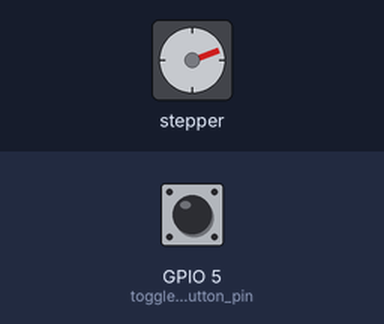
A sketch run on a simulated ESP8266 (NodeMCU). Shown: stepper motor. Inputs (shaded band) come from the test bench; at power-on: GPIO 5 (toggle_button_pin) LOW. WiFi joins after 1.5 s; servers stay silent unless stated; stepper angles assume 200 steps per turn; what the sketch prints to the serial monitor is not drawn.

Above: at 6.2 s.
6.3 s: GPIO 5 (toggle_button_pin) pulled HIGH for 3.2 s
At 6.46 s:
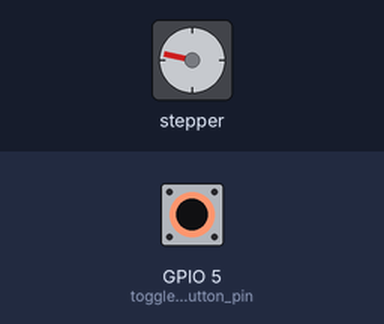
11.8 s: GPIO 5 (toggle_button_pin) driven HIGH
At 11.96 s:
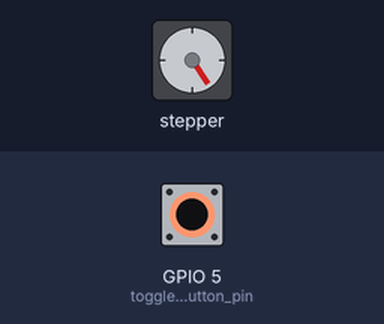
32.8 s: GPIO 5 (toggle_button_pin) driven LOW
At 37.0 s:
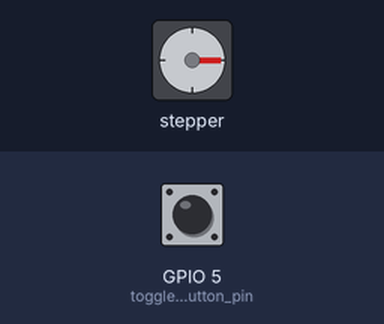
Timing chart, 0 to 38.5 s (numbered marks = the images above; inputs shaded):
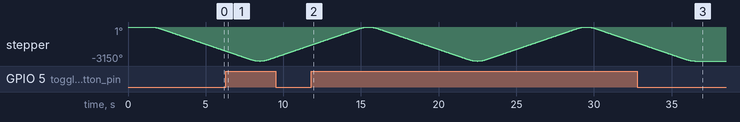

Measured:
- after the input at 32.8 s, stepper: goes on until 36.5 s, then stays -3150°

The sketch:

rollo.ino
```cpp
#include <ESP8266WiFi.h>
#include <ESP8266mDNS.h>
#include <WiFiUdp.h>
#include <ArduinoOTA.h>
#include <ESP8266WebServer.h>
#include <AccelStepper.h>

const char* wlan_ssid = "hsmr";
const char* wlan_psk = "xxx";
const char* host_name = "rollo";
const char* ota_password = "xxx";

const char* password = "xxx";
const int travelling_distance = 1750 * -1;

const int stepper_pin_enable = 13;  // D7
const int stepper_pin_step = 12;  // D6
const int stepper_pin_dir = 14;  // D5

const int toggle_button_pin = 5;  // D1

ESP8266WebServer server(80);

AccelStepper stepper(AccelStepper::DRIVER, stepper_pin_step, stepper_pin_dir);

/* JSON-Response:
 *  { "auth": AUTH, "pos": POS, "position": POSITION, \"oldpos\": OLDPOS, "state": STATE }
 *  AUTH (String): Authentification succeed {okay, failed}
 *  POS (Int): Position [0, travelling_distance]
 *  POSITION (String): State of the curtain {up, down}
 *  OLDPOS (Int): Old position [travelling_distance, 0]
 *  STATE (String): Was the curtain moved {changed, unchanged}
 */
typedef enum { CURTAIN_UP, CURTAIN_DOWN, CURTAIN_STATUS } CurtainStatus;

String curtainChange(CurtainStatus target) {
  long currPos = stepper.currentPosition();
  long trgtPos;
  String pos;
  String state;

  switch(target) {
    case CURTAIN_UP:
      trgtPos = 0;
      pos = "up";
      break;

    case CURTAIN_DOWN:
      trgtPos = travelling_distance;
      pos = "down";
      break;

    case CURTAIN_STATUS:
    default:
      trgtPos = currPos;
      pos = String((currPos == 0) ? "up" : "down");
  }
  state = String((currPos == trgtPos) ? "unchanged" : "changed");

  if(target != CURTAIN_STATUS && currPos != trgtPos)
    stepper.moveTo(trgtPos);

  return "{ \"auth\": \"okay\", \"pos\": " + String(trgtPos) + ", \"position\": \"" +
    pos + "\", \"oldpos\": " + String(currPos) + ", \"state\": \"" + state + "\" }";
}

String curtainUp() { return curtainChange(CURTAIN_UP); }
String curtainDown() { return curtainChange(CURTAIN_DOWN); }
String curtainToggle() {
  return curtainChange((stepper.currentPosition() == 0) ? CURTAIN_DOWN : CURTAIN_UP);
}
String curtainStatus() { return curtainChange(CURTAIN_STATUS); }

void serverResponse(String (*response)(void)) {
  if(server.arg("password") == password) {
    server.send(200, "text/plain", response());
  } else {
    server.send(401, "text/plain", "{ \"auth\": \"failed\" }");
  }
}

void setup() {
  Serial.begin(115200);
  Serial.println("Booting");
  WiFi.mode(WIFI_STA);
  WiFi.begin(wlan_ssid, wlan_psk);
  while (WiFi.waitForConnectResult() != WL_CONNECTED) {
    Serial.println("Connection Failed! Rebooting...");
    delay(5000);
    ESP.restart();
  }

  ArduinoOTA.setHostname(host_name);
  ArduinoOTA.setPassword(ota_password);

  ArduinoOTA.onStart([]() {
    Serial.println("Start");
  });
  ArduinoOTA.onEnd([]() {
    Serial.println("\nEnd");
  });
  ArduinoOTA.onProgress([](unsigned int progress, unsigned int total) {
    Serial.printf("Progress: %u%%\r", (progress / (total / 100)));
  });
  ArduinoOTA.onError([](ota_error_t error) {
    Serial.printf("Error[%u]: ", error);
    if (error == OTA_AUTH_ERROR) Serial.println("Auth Failed");
    else if (error == OTA_BEGIN_ERROR) Serial.println("Begin Failed");
    else if (error == OTA_CONNECT_ERROR) Serial.println("Connect Failed");
    else if (error == OTA_RECEIVE_ERROR) Serial.println("Receive Failed");
    else if (error == OTA_END_ERROR) Serial.println("End Failed");
  });
  ArduinoOTA.begin();

  pinMode(stepper_pin_enable, OUTPUT);
  digitalWrite(stepper_pin_enable, HIGH);

  stepper.setMaxSpeed(340.0);
  stepper.setAcceleration(500.0);
  curtainDown();

  pinMode(toggle_button_pin, INPUT);

  server.on("/up", []()     { serverResponse(curtainUp); });
  server.on("/down", []()   { serverResponse(curtainDown); });
  server.on("/toggle", []() { serverResponse(curtainToggle); });
  server.on("/status", []() { serverResponse(curtainStatus); });

  server.begin();

  Serial.println("Ready");
  Serial.print("IP address: ");
  Serial.println(WiFi.localIP());
}

void loop() {
  ArduinoOTA.handle();

  if (stepper.distanceToGo() == 0) {
    digitalWrite(stepper_pin_enable, HIGH);
    server.handleClient();  // avoid timing problems
    if (digitalRead(toggle_button_pin) == HIGH) {
      curtainToggle();
    }
  } else {
    digitalWrite(stepper_pin_enable, LOW);
  }
  stepper.run();
}
```
